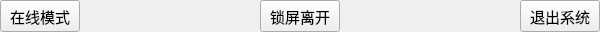
                      <widget class="QWidget" name="widget_24" native="true">
                       <property name="minimumSize">
                        <size>
                         <width>600</width>
                         <height>32</height>
                        </size>
                       </property>
                       <property name="maximumSize">
                        <size>
                         <width>600</width>
                         <height>32</height>
                        </size>
                       </property>
                       <layout class="QHBoxLayout" name="horizontalLayout_18">
                        <property name="spacing">
                         <number>0</number>
                        </property>
                        <property name="leftMargin">
                         <number>0</number>
                        </property>
                        <property name="topMargin">
                         <number>0</number>
                        </property>
                        <property name="rightMargin">
                         <number>0</number>
                        </property>
                        <property name="bottomMargin">
                         <number>0</number>
                        </property>
                        <item>
                         <widget class="QPushButton" name="online_model_pbtn">
                          <property name="minimumSize">
                           <size>
                            <width>78</width>
                            <height>32</height>
                           </size>
                          </property>
                          <property name="maximumSize">
                           <size>
                            <width>16777215</width>
                            <height>32</height>
                           </size>
                          </property>
                          <property name="font">
                           <font>
                            <pointsize>11</pointsize>
                           </font>
                          </property>
                          <property name="text">
                           <string> 在线模式 </string>
                          </property>
                         </widget>
                        </item>
                        <item>
                         <spacer name="horizontalSpacer_14">
                          <property name="orientation">
                           <enum>Qt::Horizontal</enum>
                          </property>
                          <property name="sizeHint" stdset="0">
                           <size>
                            <width>40</width>
                            <height>20</height>
                           </size>
                          </property>
                         </spacer>
                        </item>
                        <item>
                         <widget class="QPushButton" name="lock_sys_pbtn">
                          <property name="minimumSize">
                           <size>
                            <width>78</width>
                            <height>32</height>
                           </size>
                          </property>
                          <property name="maximumSize">
                           <size>
                            <width>16777215</width>
                            <height>32</height>
                           </size>
                          </property>
                          <property name="font">
                           <font>
                            <pointsize>11</pointsize>
                           </font>
                          </property>
                          <property name="text">
                           <string>锁屏离开</string>
                          </property>
                         </widget>
                        </item>
                        <item>
                         <spacer name="horizontalSpacer_13">
                          <property name="orientation">
                           <enum>Qt::Horizontal</enum>
                          </property>
                          <property name="sizeHint" stdset="0">
                           <size>
                            <width>40</width>
                            <height>20</height>
                           </size>
                          </property>
                         </spacer>
                        </item>
                        <item>
                         <widget class="QPushButton" name="exit_sys_pbtn">
                          <property name="minimumSize">
                           <size>
                            <width>78</width>
                            <height>32</height>
                           </size>
                          </property>
                          <property name="maximumSize">
                           <size>
                            <width>16777215</width>
                            <height>32</height>
                           </size>
                          </property>
                          <property name="font">
                           <font>
                            <pointsize>11</pointsize>
                           </font>
                          </property>
                          <property name="text">
                           <string> 退出系统 </string>
                          </property>
                         </widget>
                        </item>
                       </layout>
                      </widget>
